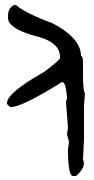
#> input picture uni4EBA/uni4EBA.png, 94 x 180 px, found by its file name; its folder holds only this picture in this run
$ python stardardlize.py
#> lines starting #> are read from the running program, lines starting #| are printed output that depends on the picture; after the words box and inside, x2 and y2 are one past the last pixel; in counts of white or black regions, pixels touching at a corner belong together
import skimage.io as io
from PIL import Image
import os
def alpha2white(img):
    img = img.convert("RGBA")
    for y in range(img.size[1]):
        for x in range(img.size[0]):
            if img.getpixel((x,y))[3] == 0:
                img.putpixel((x,y),(255,255,255,255))
    return img
def stardardlize(path):
#> called with path = 'uni4EBA/uni4EBA.png'
    im = Image.open(path)
#> im is the input picture: PIL image 94x180 RGBA; mean R, G, B, A 0, 0, 0, 68.7
    im = alpha2white(im)
    im.convert("L")
    im.save("temp.png")
    # im.show()
    img_io = io.imread("temp.png")
    alpha = img_io[:,:,0]
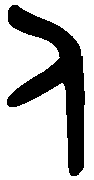
#> alpha: shape (180, 94); 71.4% white; 1 black region, box (x1, y1, x2, y2) and area: (7, 5, 85, 176) 4831
    alpha = (alpha == 0) * 255
    resolution = [50, 50]
    font_size = 48
#> (the run stopped early here; a loop or call above may not have finished)

$ run again, on uni4EBA/uni4EC2.png
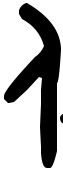
#> input picture uni4EBA/uni4EC2.png, 63 x 172 px, found by its file name
#> in stardardlize, im is the input picture: PIL image 63x172 RGBA; mean R, G, B, A 0, 0, 0, 85.4
#> in stardardlize, `alpha = img_io[:,:,0]`:
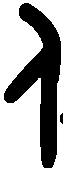
#> alpha: shape (172, 63); 64.6% white; 2 black regions, box (x1, y1, x2, y2) and area: (4, 3, 61, 168) 3808, (60, 113, 63, 124) 27
